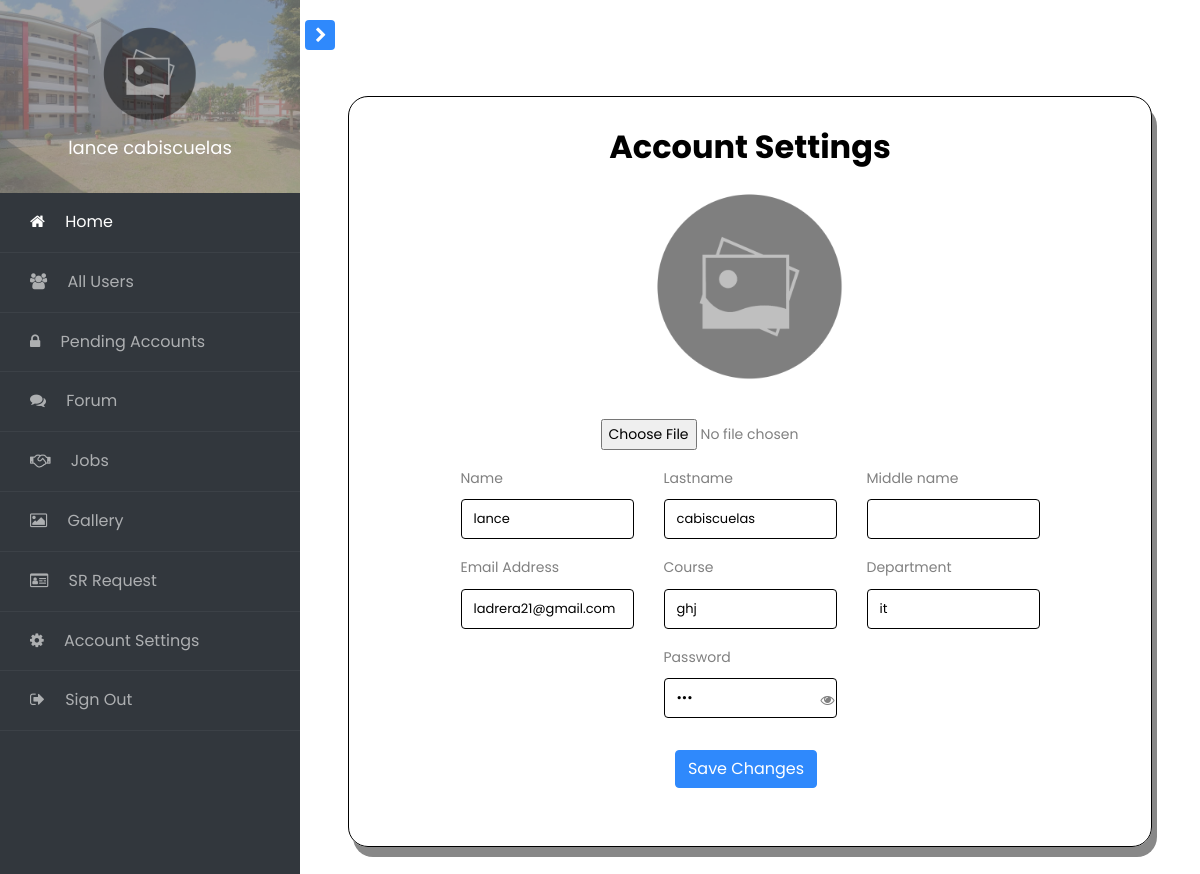
Page /access/admin/index.php?page=settings (signed in) on the earlier database version.
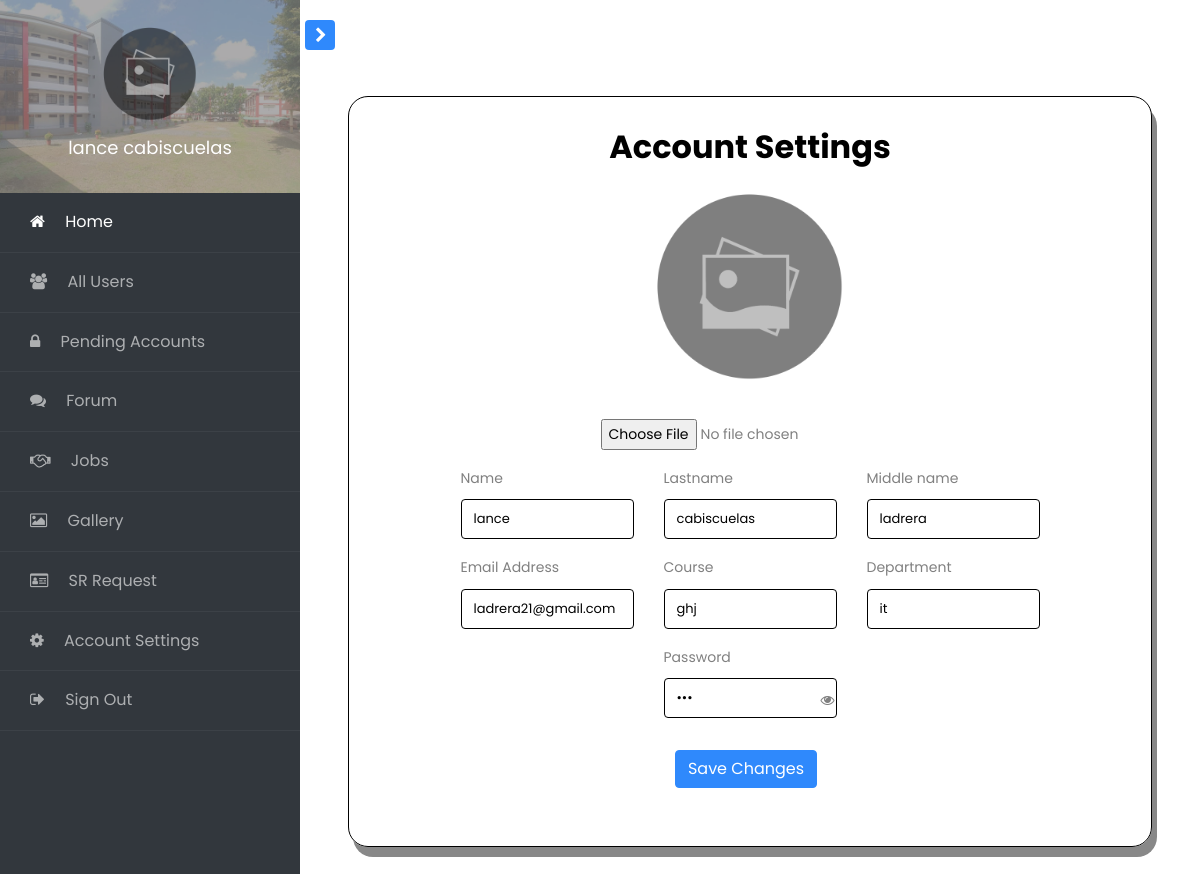
Same page on the later database version.
### tables this page shows
CREATE TABLE `user_information` (
  `id` int(11) NOT NULL,
  `name` varchar(40) NOT NULL,
  `lastname` varchar(50) NOT NULL,
  `middle_name` varchar(50) NOT NULL,
  `email_address` varchar(100) NOT NULL,
  `department` varchar(50) NOT NULL,
  `mobile_number` varchar(40) NOT NULL,
  `course` varchar(100) NOT NULL,
  `sr_code` varchar(50) NOT NULL,
  `account_password` varchar(100) NOT NULL,
  `account_status` varchar(40) NOT NULL,
  `profile_pic` varchar(100) NOT NULL,
  `date_register` varchar(40) NOT NULL
);

### methods/mysqliConnection.php (called while the page is built, shortened)
<?php
class Database{
	public function __construct(){
		$this->conn = mysqli_connect("localhost", "root", "", "bsu_alumni");
	}
}
?>

### methods/PDOConnection.php (called while the page is built, shortened)
<?php
class Connect{
    public $host = "localhost";
    public $user = "root";
    public $password = "";
    public $dbname = "bsu_alumni";
	public function __construct(){
        $dsn = "mysql:host=$this->host;dbname=$this->dbname;";
        $this->connection = new PDO($dsn, $this->user, $this->password);
	}
}
?>

### methods/globalmethods.php (called while the page is built, shortened)
<?php
include 'PDOConnection.php';
class DataOperation extends Connect{
	function getFullname($id) {
		$sql = "SELECT * FROM user_information where id = $id";
		$query = $this->connection->query($sql);
		$row = $query->fetch();
		return $row->name. " " .$row->lastname;
	}
}
?>

### access/admin/pages/settings.php (the view, shortened to what the changed rows need)
<?php
$myId = $_SESSION['id'];
$query = 'SELECT * FROM user_information WHERE id = '.$myId.'';
$stmt = $database->conn->query($query);
$row = $stmt->fetch_array();
?>
<div class="container" style="border: 1px solid black; border-radius: 20px; margin-top: 3rem;">
     <h2 class="text-center mt-3 mb-3" >Account Settings</h2>
    <div class="row justify-content-center">
        <div class="form-group">
                    <p class="text-center">
                <img src="<?php echo($row['profile_pic'] == '') ?  './profile_pic/default.png' : './profile_pic/'.$row['profile_pic']; ?>" class="img" style="width: 200px; height: 200px;" id="image_add" name="image" >
                    </p>
        </div>
    </div>
    <div class="row justify-content-center">
    <div class="form-group">
        <input type="file" name="file_add" id="file_add"  />
        </div>
  </div>
    <div class="row justify-content-center">
        <div class="col col-md-3">
            <div class="form-group">
                <label for="name">Name</label>
                <input type="text" id="name" class="form-control" value="<?php echo $row['name']; ?>">
            </div>
        </div>
        <div class="col col-md-3">
            <div class="form-group">
                    <label for="lastname">Lastname</label>
                    <input type="text" id="lastname" class="form-control" value="<?php echo $row['lastname']; ?>" >
            </div>
        </div>
        <div class="col col-md-3">
            <div class="form-group">
                    <label for="middle_name">Middle name</label>
                    <input type="text" id="middle_name" class="form-control" value="<?php echo $row['middle_name']; ?>" >
            </div>
        </div>
    </div>
    <div class="row justify-content-center">
        <div class="col col-md-3">
            <div class="form-group">
                    <label for="email">Email Address</label>
                    <input type="text" id="email" class="form-control" value="<?php echo $row['email_address']; ?>" >
            </div>
        </div>
        <div class="col col-md-3">
        <div class="form-group">
                <label for="course">Course</label>
                <input type="text" id="course" class="form-control" value="<?php echo $row['course']; ?>" >
            </div>
        </div>
        <div class="col col-md-3">
        <div class="form-group">
        <label for="department">Department</label>
                <input type="text" id="department" class="form-control" value="<?php echo $row['department']; ?>" >
        </div>
        </div>
    </div>
    <div class="row justify-content-center">
        <div class="col col-md-3">
        </div>
        <div class="col col-md-3">
                <div class="form-group">
                        <label for="password">Password</label>
                        <input  type="password" id="password" class="form-control" name="password" value="<?php echo $row['account_password']; ?>">
                        <span toggle="#password" class="fa fa-fw fa-eye field-icon toggle-password"></span>
                </div>
        </div>
        <div class="col col-md-3">
        </div>
    </div>
    <div class="row mb-5 mt-3 justify-content-center">
        <button class="btn btn-primary mr-2" onclick="updateAccount(<?php echo $_SESSION['id']; ?>)">Save Changes</button>
    </div>
</div>

### access/admin/index.php (shortened to what the changed rows need)
<?php
include "./../../methods/globalmethods.php";
include "./../../methods/mysqliConnection.php";
$meth = new DataOperation;
$database = new Database;
$query = 'SELECT profile_pic FROM user_information WHERE id = '.$_SESSION['id'] .'';
$stmt = $database->conn->query($query);
$profile_pic = $stmt->fetch_assoc();
?>
<!doctype html>
<html lang="en">
  <head>
		<link rel="stylesheet" href="https://stackpath.bootstrapcdn.com/font-awesome/4.7.0/css/font-awesome.min.css">
		<link rel="stylesheet" href="css/style.css">
    <link rel="stylesheet" href="./../../plugins/datatables/datatables.min.css">
    <link rel="stylesheet" href="css/admin.css">
  </head>
  <body>
		<div class="wrapper d-flex align-items-stretch">
			<nav id="sidebar">
	  		<div class="img bg-wrap text-center py-4" style="background-image: url(images/bg4-1.jpg);">
	  			<div class="user-logo">
	  				<div class="img" style="background-image: url(<?php echo($profile_pic['profile_pic'] == '') ?  './profile_pic/default.png' : './profile_pic/'.$profile_pic['profile_pic']; ?>);"></div>
	  				<h3><?php echo $meth->getFullname($_SESSION["id"]); ?></h3>
	  			</div>
	  		</div>
    	</nav>
      <div id="content" class="p-4 p-md-5 pt-5">
        <?php
        if (isset($_GET['page'])) {
            $page = $_GET['page'];
            $display = "pages/".$page.'.php';
            include($display);
        }else{
            $page = 'home';
            $display = "pages/".$page.'.php';
            include($display);
        }
      ?>
      </div>
		</div>
  </body>
</html>

Differences in the rows shown:
changed user_information "lance cabiscuelas": middle_name (not shown) → "ladrera"
